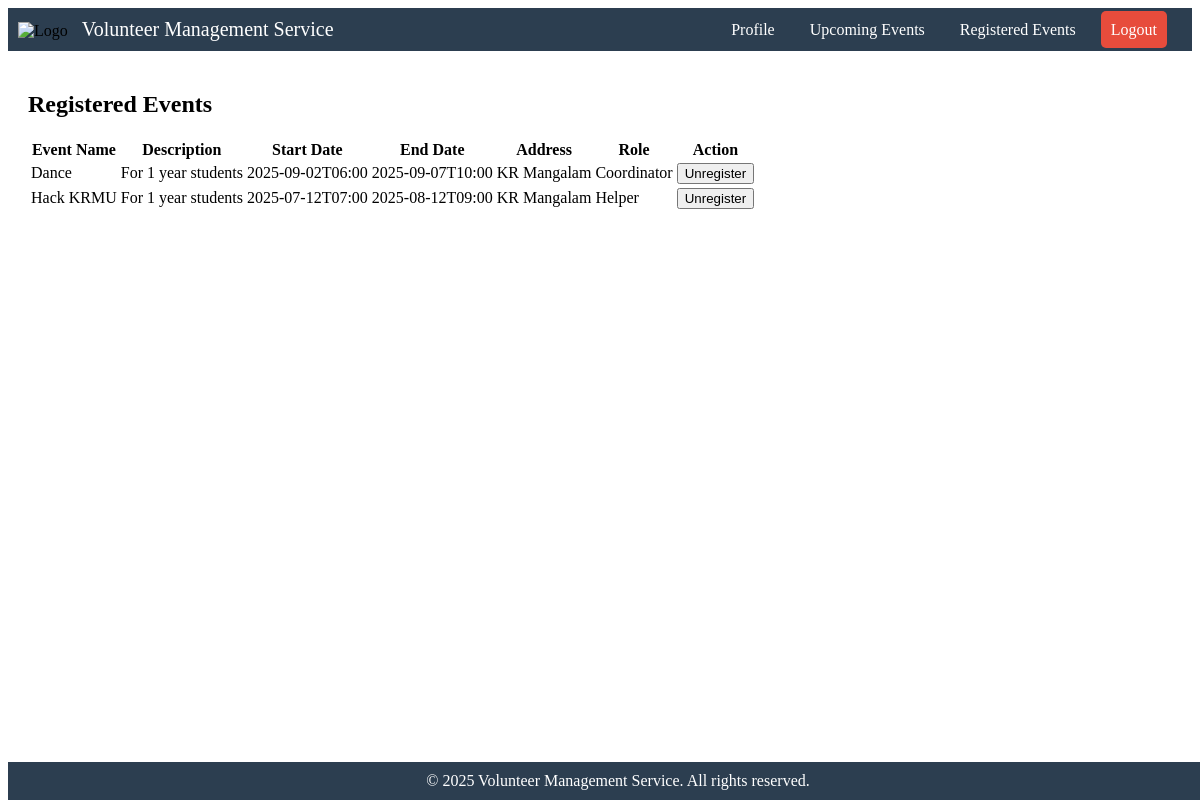
/volunteer/registered_events (signed in), run on the app's committed database.
### tables this page shows
CREATE TABLE event_volunteer (
    event_id INT NOT NULL,
    volunteer_id INT NOT NULL,
    role TEXT,
    certificate BOOLEAN DEFAULT FALSE,
    FOREIGN KEY (event_id) REFERENCES events(event_id) ON DELETE CASCADE,
    FOREIGN KEY (volunteer_id) REFERENCES volunteers(volunteer_id) ON DELETE CASCADE
    );

CREATE TABLE events (
        event_id TEXT PRIMARY KEY,
        event_name TEXT NOT NULL,
        description TEXT NOT NULL,
        start_datetime TEXT NOT NULL,
        end_datetime TEXT NOT NULL,
        address TEXT NOT NULL
    );

### volunteer.py (the view)
@volunteer_blueprint.route('/volunteer/registered_events')
def registered_events():
    volunteer_id = session.get('volunteer_id')
    if not volunteer_id:
        return render_template('volunteer_SignIn.html')
    result = get_registered_events(volunteer_id)
    if not result['success']:
        return render_template('registered_events.html', events=[], error=result['message'], now=datetime.now())
    return render_template('registered_events.html', events=result['data'], now=datetime.now())

### vms_sql.py (called while the page is built)
def get_db_connection():
    conn = sqlite3.connect('vms.db')  # Path to your SQLite DB
    conn.row_factory = sqlite3.Row  # Allows accessing columns by name
    return conn

def get_registered_events(volunteer_id):
    try:
        conn = get_db_connection()
        cursor = conn.cursor()
        cursor.execute('''
            SELECT e.event_id, e.event_name, e.description, e.start_datetime, e.end_datetime, e.address, ev.role
            FROM events e
            JOIN event_volunteer ev ON e.event_id = ev.event_id
            WHERE ev.volunteer_id = ?
            ORDER BY datetime(e.start_datetime) DESC
        ''', (volunteer_id,))
        events = cursor.fetchall()
        conn.close()
        return {
            'success': True,
            'message': 'Events retrieved.',
            'data': events
        }
    except Exception as e:
        return {
            'success': False,
            'message': f'Error: {str(e)}',
            'data': []
        }

### templates/registered_events.html
{% extends 'volunteer_dashboard_base.html' %}
{% block content %}
<div class="dashboard-container">
    <h2>Registered Events</h2>
    {% if events %}
    <table class="events-table">
        <thead>
            <tr>
                <th>Event Name</th>
                <th>Description</th>
                <th>Start Date</th>
                <th>End Date</th>
                <th>Address</th>
                <th>Role</th>
                <th>Action</th>
            </tr>
        </thead>
        <tbody>
            {% for event in events %}
            <tr>
                <td>{{ event['event_name'] }}</td>
                <td>{{ event['description'] }}</td>
                <td>{{ event['start_datetime'] }}</td>
                <td>{{ event['end_datetime'] }}</td>
                <td>{{ event['address'] }}</td>
                <td>{{ event['role'] }}</td>
                <td>
                    {% if event['start_datetime'] > now.strftime('%Y-%m-%d %H:%M:%S') %}
                    <form method="POST" action="{{ url_for('volunteer.unregister_event', event_id=event['event_id']) }}">
                        <button type="submit" class="btn btn-warning"
                            onclick="return confirm('Are you sure you want to unregister from this event?')">Unregister</button>
                    </form>
                    {% else %}
                    <span class="text-muted">Past</span>
                    {% endif %}
                </td>
            </tr>
            {% endfor %}
        </tbody>
    </table>
    {% else %}
        <p>You are not registered for any events.</p>
    {% endif %}
</div>
{% endblock %}

### static/volunteer_dashboard_styles.css (style rules this page uses)
.dashboard-container { padding: 20px; }

### data on the page
event_volunteer: event_name "Dance", description "For 1 year students", start_datetime "2025-09-02T06:00", end_datetime "2025-09-07T10:00", address "KR Mangalam", role "Coordinator"
event_volunteer: event_name "Hack KRMU", description "For 1 year students", start_datetime "2025-07-12T07:00", end_datetime "2025-08-12T09:00", address "KR Mangalam", role "Helper"
